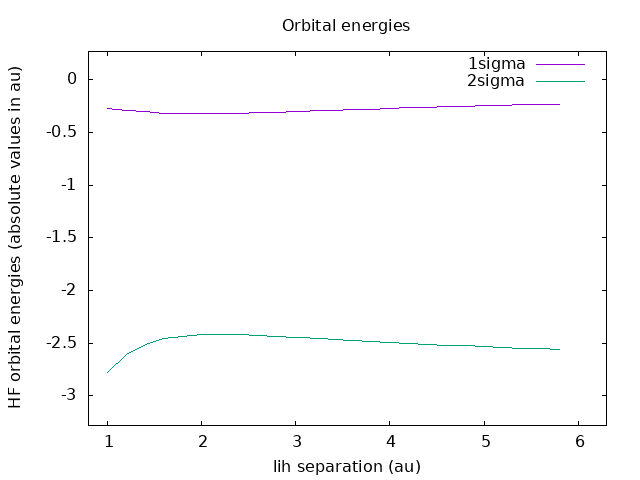

The gnuplot source for this figure:
set title 'Orbital energies'
set terminal png
set output "/home/jkob/github/x2dhf-v3/tests/lih-pec/set-01/plot/lih-hf-eorb.png"
set offsets 0.2,0.5,0.5,0.5
set auto fix
set xlabel "lih separation (au)"
set ylabel "HF orbital energies (absolute values in au)"
plot "/home/jkob/github/x2dhf-v3/tests/lih-pec/set-01/plot/lih-hf-eorb.data" u 1:2 w l t "1sigma" , "/home/jkob/github/x2dhf-v3/tests/lih-pec/set-01/plot/lih-hf-eorb.data" u 1:3 w l t "2sigma"
